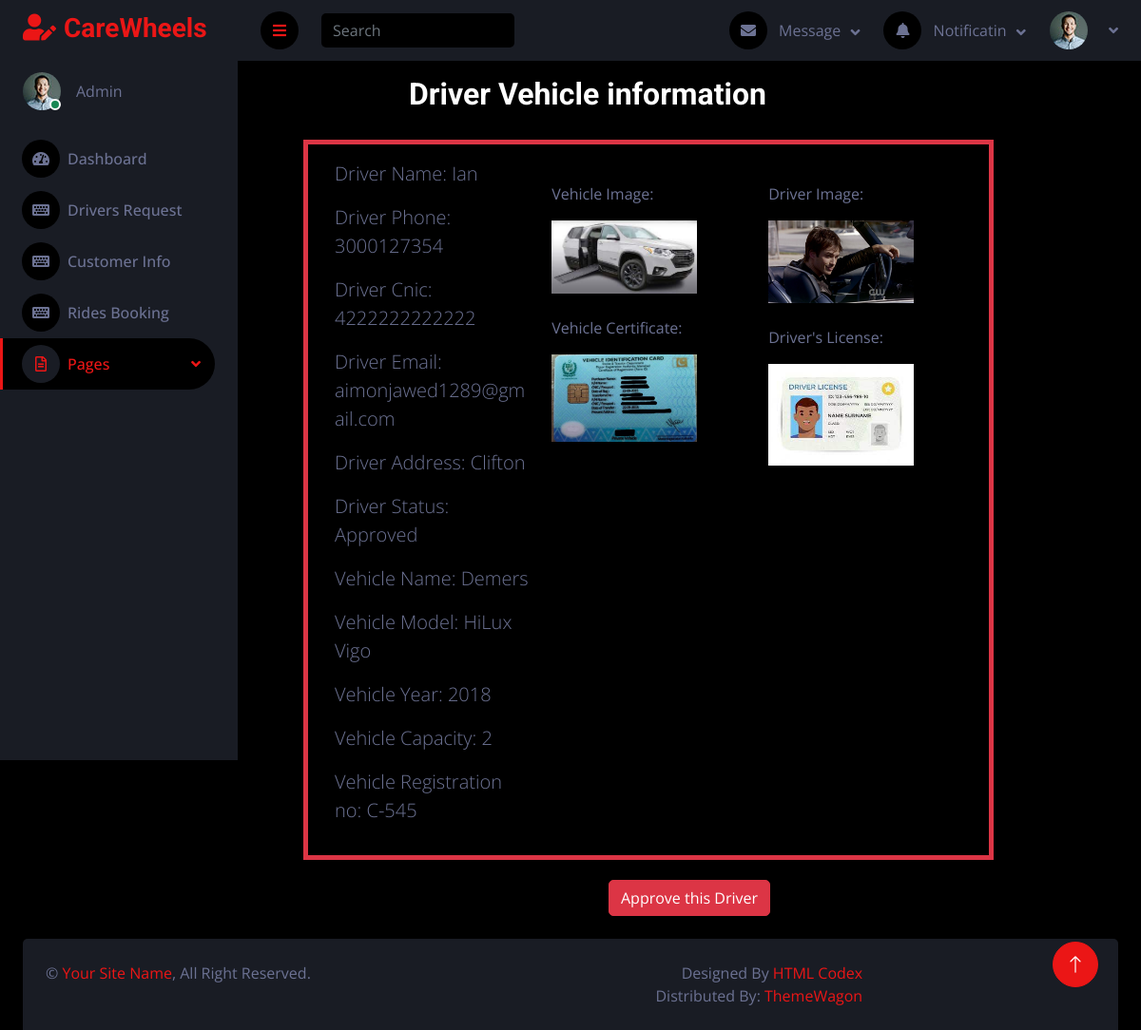
The page /admin/get_vehicle_info.php?d_id=23 (signed in) on the database its author committed.
### tables this page shows
CREATE TABLE `vehicles` (
  `v_id` int(11) NOT NULL,
  `v_name` varchar(55) NOT NULL,
  `v_model` varchar(55) NOT NULL,
  `v_year` int(11) NOT NULL,
  `v_capacity` int(11) NOT NULL,
  `v_regNum` varchar(55) NOT NULL,
  `d_id` int(11) NOT NULL,
  `v_drv_img` varchar(255) DEFAULT NULL,
  `v_cert_img` varchar(255) DEFAULT NULL,
  `v_img` varchar(255) DEFAULT NULL,
  `v_drv_lic` varchar(255) DEFAULT NULL
);

CREATE TABLE `drivers` (
  `d_id` int(11) NOT NULL,
  `d_fname` varchar(55) NOT NULL,
  `d_lname` varchar(55) NOT NULL,
  `d_phone` bigint(11) NOT NULL,
  `CNIC` bigint(13) NOT NULL,
  `d_email` varchar(55) NOT NULL,
  `d_address` varchar(55) NOT NULL,
  `d_password` varchar(55) NOT NULL,
  `d_status` varchar(55) DEFAULT NULL
);

### admin/get_vehicle_info.php (the view, shortened to what this page needs)
<!DOCTYPE html>
<?php
require("connect.php");
if($_SESSION["a_email"]){
?>
<html lang="en">
<head>
    <link href="https://cdnjs.cloudflare.com/ajax/libs/font-awesome/5.10.0/css/all.min.css" rel="stylesheet">
    <link href="https://cdn.jsdelivr.net/npm/bootstrap-icons@1.4.1/font/bootstrap-icons.css" rel="stylesheet">
    <link href="lib/owlcarousel/assets/owl.carousel.min.css" rel="stylesheet">
    <link href="lib/tempusdominus/css/tempusdominus-bootstrap-4.min.css" rel="stylesheet" />
    <link href="css/bootstrap.min.css" rel="stylesheet">
    <link href="css/style.css" rel="stylesheet">
</head>
<body>
<div class="page-wrapper">
      <?php
      include('sidebar.php');
   if (isset($_GET['d_id'])) {
$d_id = $_GET['d_id'];
$vquery = "SELECT * FROM drivers JOIN vehicles ON drivers.d_id = vehicles.d_id  WHERE drivers.d_id = $d_id ORDER BY vehicles.d_id";
$vresult = mysqli_query($conn,$vquery);
$num_result = mysqli_num_rows($vresult);
?>
<?php
for($i=0; $i<$num_result; $i++){
$row = mysqli_fetch_assoc($vresult);
?>
<h2 class="card-title row justify-content-center mt-3">Driver Vehicle information</h2>
<div class="card bg-dark">
<div class="card-body row border border-5 border-danger ms-5">
<div class="col-md-4">
<p class="lead">Driver Name: <?php echo $row['d_fname'];?></p>
<p class="lead" >Driver Phone: <?php echo $row['d_phone'];?></p>
<p class="lead">Driver Cnic: <?php echo $row['CNIC'];?></p>
<p class="lead">Driver Email: <?php echo $row['d_email'];?></p>
<p class="lead">Driver Address: <?php echo $row['d_address'];?></p>
<p class="lead">Driver Status: <?php echo $row['d_status'];?></p>
<p class="lead">Vehicle Name: <?php echo $row['v_name'];?></p>
<p class="lead">Vehicle Model: <?php echo $row['v_model'];?></p>
<p class="lead">Vehicle Year: <?php echo $row['v_year'];?></p>
<p class="lead">Vehicle Capacity: <?php echo $row['v_capacity'];?></p>
<p class="lead">Vehicle Registration no: <?php echo $row['v_regNum'];?></p>
</div>
<div class="col-md-4">
    <div class="mt-4">
        <p>Vehicle Image:</p>
    <img class="image-fluid" src="uploadimg/<?php echo $row["v_img"];?>" width=75%>
    </div>
    <div class="mt-4">
    <p>Vehicle Certificate:</p><img class="image-fluid" src="uploadimg/<?php echo $row["v_cert_img"];?>" width=75%></div>
    </div>
    <div class="col-md-4">
    <div class="mt-4"><p>Driver Image:</p><img class="image-fluid" src="uploadimg/<?php echo $row["v_drv_img"];?>" width=75%></div>
   <div class="mt-4"><p>Driver's License:</p> <img class="image-fluid" src="uploadimg/<?php echo $row["v_drv_lic"];?>" width=75%></div>
    </div>
</div>
</div>
<?php
}
}
?>
<form action="d_approvalAction.php" method="post">
<div class="d-flex justify-content-center">
<a type="submit"
    name="submit"
    class="btn btn-danger"
    href="d_approvalAction.php?d_id=<?php echo $row["d_id"];?>"
    role="button"
  >Approve this Driver</a>
</div>
</form>
        <a href="#" class="btn btn-lg btn-primary btn-lg-square back-to-top"><i class="bi bi-arrow-up"></i></a>
    </div>
    <?php
include('footer.php');
?>
</body>
</html>
<?php
}
else{
    header("location:signin.php");
}
?>

### admin/css/style.css (style rules this page uses)
:root { --primary: #EB1616; --secondary: #191C24; --light: #6C7293; --dark: #000000; }
.back-to-top { position: fixed; display: none; right: 45px; bottom: 45px; z-index: 99; }
.btn { transition: .5s; }
.btn-lg-square { width: 48px; height: 48px; }
.btn-square, .btn-sm-square, .btn-lg-square { padding: 0; display: inline-flex; align-items: center; justify-content: center; font-weight: normal; border-radius: 50px; }

### admin/get_vehicle_info.php (style rules this page uses)
.card { padding: 20px; }
.row { width: 80%; }

### rows shown on the page
vehicles: d.d_fname "Ian", d.d_phone "3000127354", d.CNIC "4222222222222", d.d_email "aimonjawed1289@gmail.com", d.d_address "Clifton", d.d_status "Approved", v_name "Demers", v_model "HiLux Vigo", v_year "2018", v_capacity "2", v_regNum "C-545", v_img (picture), v_cert_img (picture), v_drv_img (picture), v_drv_lic (picture)
